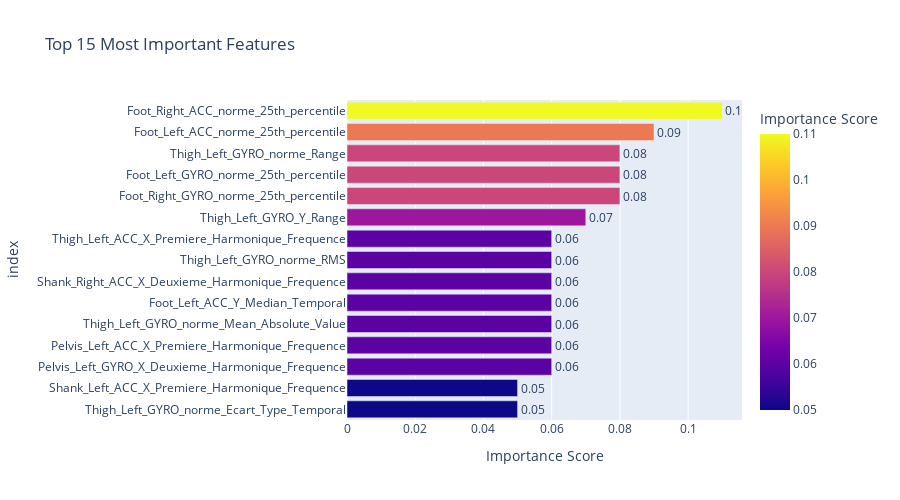

The cell this chart's notebook holds for it:
### Code cell
X_resampled_np = X_resampled.values if isinstance(X_resampled, pd.DataFrame) else X_resampled

# Assuming the DataFrame y_resampled has one column named 'label'
if isinstance(y_resampled, pd.DataFrame):
    y_resampled_np = y_resampled['label'].values  # Directly accessing the column
else:
    y_resampled_np = y_resampled  # No change needed if already correct formatgrid_search.fit(X_resampled_np, y_resampled_np)

X_test_np = X_test.values if isinstance(X_test, pd.DataFrame) else X_test

# Assuming the DataFrame y_resampled has one column named 'label'
if isinstance(y_test, pd.DataFrame):
    y_test_np = y_test['label'].values  # Directly accessing the column
else:
    y_test_np = y_test  # No change needed if already correct format
    
reliefF = ReliefF()

# Étape 2: Fit ReliefF sur l'ensemble d'entraînement complet
reliefF.fit(X_resampled_np, y_resampled_np)

# Obtention des scores de l'importance des caractéristiques
feature_scores = reliefF.feature_importances_

# Création d'un DataFrame pour mieux visualiser les scores des caractéristiques
feature_importance_df = pd.DataFrame(feature_scores, index=X_resampled.columns, columns=["Importance"])
feature_importance_df.sort_values("Importance", ascending=False, inplace=True)

import plotly.express as px

# Sélectionner les 10 premières caractéristiques les plus importantes
top_features = feature_importance_df.nlargest(20, 'Importance')

# Arrondir les valeurs d'importance à deux décimales
top_features['Importance'] = top_features['Importance'].round(2)

# Création du graphique en barres horizontales interactif avec Plotly
fig = px.bar(top_features, y=top_features.index, x='Importance', 
             text='Importance',  # Afficher les scores sur les barres
             orientation='h',  # Créer des barres horizontales
             labels={'y': 'Features', 'Importance': 'Importance Score'},
             title='Top 15 Most Important Features',
             color='Importance',  # Utiliser les valeurs d'importance pour la couleur
             height=500)  # Ajuster la hauteur si nécessaire

# Améliorer le format des textes sur les barres pour les arrondir
fig.update_traces(texttemplate='%{text:.2f}', textposition='outside')

# Inverser l'axe y pour que la caractéristique la plus importante soit en haut
fig.update_layout(yaxis={'categoryorder':'total ascending'})

# Afficher le graphique
fig.show()

### Figure 1 — Plotly figure (JSON) as saved in the notebook; plotly's stock layout.template omitted (floating-point values rounded to 4 significant figures)
{"data": [{"alignmentgroup": "True", "hovertemplate": "Importance Score=%{marker.color}<br>index=%{y}<extra></extra>", "legendgroup": "", "marker": {"color": [0.11, 0.09, 0.08, 0.08, 0.08, 0.07, 0.06, 0.06, 0.06, 0.06, 0.06, 0.06, 0.06, 0.05, 0.05], "coloraxis": "coloraxis", "pattern": {"shape": ""}}, "name": "", "offsetgroup": "", "orientation": "h", "showlegend": false, "text": [0.11, 0.09, 0.08, 0.08, 0.08, 0.07, 0.06, 0.06, 0.06, 0.06, 0.06, 0.06, 0.06, 0.05, 0.05], "textposition": "outside", "texttemplate": "%{text:.2f}", "type": "bar", "x": [0.11, 0.09, 0.08, 0.08, 0.08, 0.07, 0.06, 0.06, 0.06, 0.06, 0.06, 0.06, 0.06, 0.05, 0.05], "xaxis": "x", "y": ["Foot_Right_ACC_norme_25th_percentile", "Foot_Left_ACC_norme_25th_percentile", "Foot_Right_GYRO_norme_25th_percentile", "Foot_Left_GYRO_norme_25th_percentile", "Thigh_Left_GYRO_norme_Range", "Thigh_Left_GYRO_Y_Range", "Pelvis_Left_GYRO_X_Deuxieme_Harmonique_Frequence", "Pelvis_Left_ACC_X_Premiere_Harmonique_Frequence", "Thigh_Left_GYRO_norme_Mean_Absolute_Value", "Foot_Left_ACC_Y_Median_Temporal", "Shank_Right_ACC_X_Deuxieme_Harmonique_Frequence", "Thigh_Left_GYRO_norme_RMS", "Thigh_Left_ACC_X_Premiere_Harmonique_Frequence", "Thigh_Left_GYRO_norme_Ecart_Type_Temporal", "Shank_Left_ACC_X_Premiere_Harmonique_Frequence"], "yaxis": "y"}], "layout": {"barmode": "relative", "coloraxis": {"colorbar": {"title": {"text": "Importance Score"}}, "colorscale": [[0, "#0d0887"], [0.1111, "#46039f"], [0.2222, "#7201a8"], [0.3333, "#9c179e"], [0.4444, "#bd3786"], [0.5556, "#d8576b"], [0.6667, "#ed7953"], [0.7778, "#fb9f3a"], [0.8889, "#fdca26"], [1, "#f0f921"]]}, "height": 500, "legend": {"tracegroupgap": 0}, "title": {"text": "Top 15 Most Important Features"}, "xaxis": {"anchor": "y", "domain": [0, 1], "title": {"text": "Importance Score"}}, "yaxis": {"anchor": "x", "categoryorder": "total ascending", "domain": [0, 1], "title": {"text": "index"}}}}
